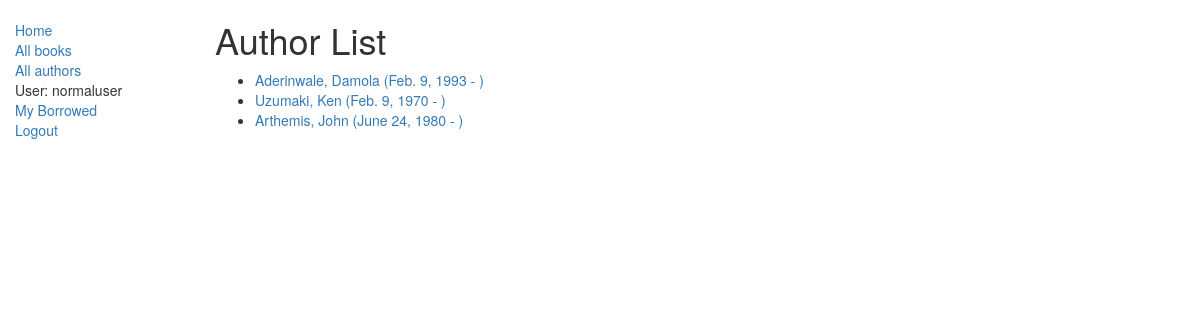
/catalog/authors/ (signed in), run on the app's committed database.
### catalog/models.py (models this page shows)
class Author(models.Model):
    firstName = models.CharField(max_length=100, verbose_name='First Name')
    lastName = models.CharField(max_length=100, verbose_name='Last Name')
    date_of_birth = models.DateField(null=True, blank=True)
    date_of_death = models.DateField('Died',null=True,blank=True)
    def get_absolute_url(self):
        return reverse('author-detail', args=[str(self.id)])
    def __str__(self):
        return '%s, %s'%(self.lastName, self.firstName)

### catalog/views.py (the view)
class AuthorListView(LoginRequiredMixin,generic.ListView):
    model = Author

### catalog/templates/catalog/author_list.html
{% extends 'base_template.html' %}
{% block content %}
<h1>Author List</h1>
{% if author_list %}
    <ul>
        {% for author in author_list %}
            <li><a href="{{author.get_absolute_url}}">{{author}} ({{author.date_of_birth}} - {% if author.date_of_death %} {{author.date_of_death}} {%else%} {% endif %})</a></li>
        {% endfor %}
    </ul>
{% endif %}
{% endblock %}

### catalog/templates/base_template.html (shortened to what this page needs)
<!DOCTYPE html>
<html lang="en">
<head>
    <link rel="stylesheet" href="https://maxcdn.bootstrapcdn.com/bootstrap/3.3.7/css/bootstrap.min.css">
  {% load static %}
  <link rel="stylesheet" href="{% static 'css/styles.css' %}">
</head>
<body>
    <div class="container-fluid">
        <div class="row">
            <div class="col-sm-2">
                {% block sidebar %}
                <ul class="sidebar-nav">
                    <li><a href="{% url 'index' %}">Home</a></li>
                    <li><a href="{% url 'books' %}">All books</a></li>
                    <li><a href="{% url 'authors' %}">All authors</a></li>
                    {% if user.is_authenticated %}
                        <li>User: {{user.get_username}}</li>
                        <li><a href="{% url 'my-borrowed' %}">My Borrowed</a></li>
                        <li><a href="{% url 'logout' %}?next={{request.path}}">Logout</a></li>
                    {% else %}
                        <li><a href="{% url 'login'%}?next={{request.path}}">Login</a></li>
                    {% endif %}
                </ul>
                {% endblock %}
            </div>
            <div class="col-sm-10">
                {% block content %}{% endblock %}
            </div>
        </div>
    </div>
</body>
</html>

### catalog/static/css/styles.css (style rules this page uses)
.sidebar-nav { margin-top: 20px; padding: 0; list-style:none; }

### data on the page
Author: lastName+firstName "Aderinwale, Damola", date_of_birth "Feb. 9, 1993"
Author: lastName+firstName "Uzumaki, Ken", date_of_birth "Feb. 9, 1970"
Author: lastName+firstName "Arthemis, John", date_of_birth "June 24, 1980"

### other printed values
{{ user.get_username }} "normaluser"
